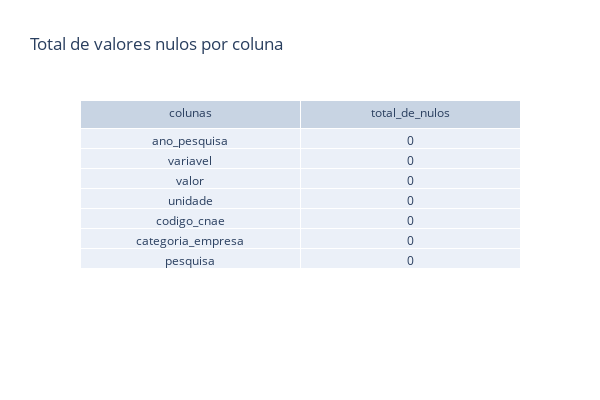

Notebook cell for this chart:
### Markdown cell above
#### Total de valores nulos por coluna

### Code cell
total_de_nulos_por_colunas = (
    dataframe_paic
    .isnull()
    .sum()
    .to_frame(name="total_de_nulos")
    .reset_index()
    .rename(columns={"index": "colunas"}))
table = Table(
    header=dict(values=["colunas", "total_de_nulos"]),
    cells=dict(values=[
        total_de_nulos_por_colunas.colunas,
        total_de_nulos_por_colunas.total_de_nulos]))
figura = Figure(data=[table])
figura.update_layout(
    width=600,
    height=400,
    title="Total de valores nulos por coluna")
figura.show()

### Figure 1 — Plotly figure (JSON) as saved in the notebook; plotly's stock layout.template omitted (floating-point values rounded to 4 significant figures)
{"data": [{"cells": {"values": [["ano_pesquisa", "variavel", "valor", "unidade", "codigo_cnae", "categoria_empresa", "pesquisa"], [0, 0, 0, 0, 0, 0, 0]]}, "header": {"values": ["colunas", "total_de_nulos"]}, "type": "table"}], "layout": {"height": 400, "title": {"text": "Total de valores nulos por coluna"}, "width": 600}}
